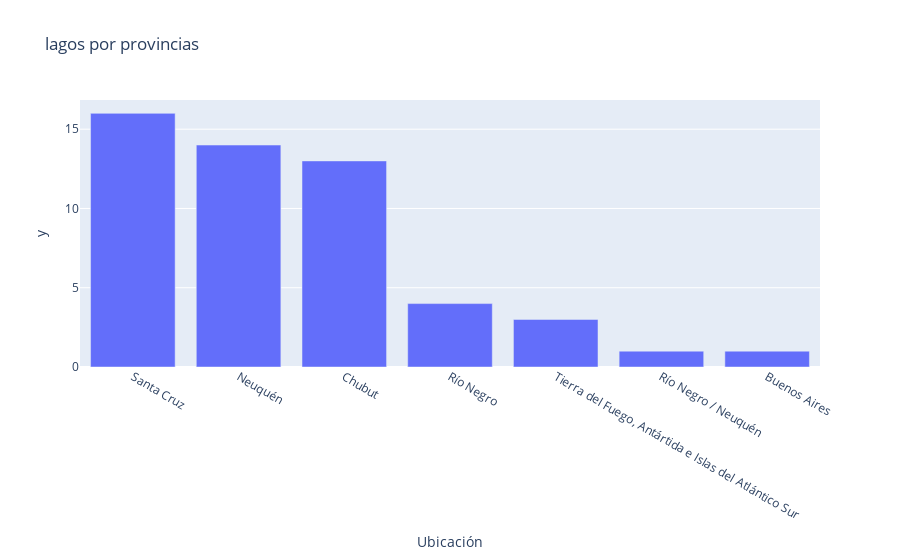

The notebook cell this image was saved under:
### Markdown cell above
## Gráfico de barra sobre la cantidad de lagos provincia

### Code cell
px.bar(data_frame = provincias, y = provincias.values, x = provincias.index, title = "lagos por provincias").show()

### Figure 1 — Plotly figure (JSON) as saved in the notebook; plotly's stock layout.template omitted (floating-point values rounded to 4 significant figures)
{"data": [{"hovertemplate": "Ubicación=%{x}<br>y=%{y}<extra></extra>", "legendgroup": "", "marker": {"color": "#636efa", "pattern": {"shape": ""}}, "name": "", "orientation": "v", "showlegend": false, "textposition": "auto", "type": "bar", "x": ["Santa Cruz", "Neuquén", "Chubut", "Río Negro", "Tierra del Fuego, Antártida e Islas del Atlántico Sur", "Río Negro / Neuquén", "Buenos Aires"], "xaxis": "x", "y": [16, 14, 13, 4, 3, 1, 1], "yaxis": "y"}], "layout": {"barmode": "relative", "legend": {"tracegroupgap": 0}, "title": {"text": "lagos por provincias"}, "xaxis": {"anchor": "y", "domain": [0, 1], "title": {"text": "Ubicación"}}, "yaxis": {"anchor": "x", "domain": [0, 1], "title": {"text": "y"}}}}
